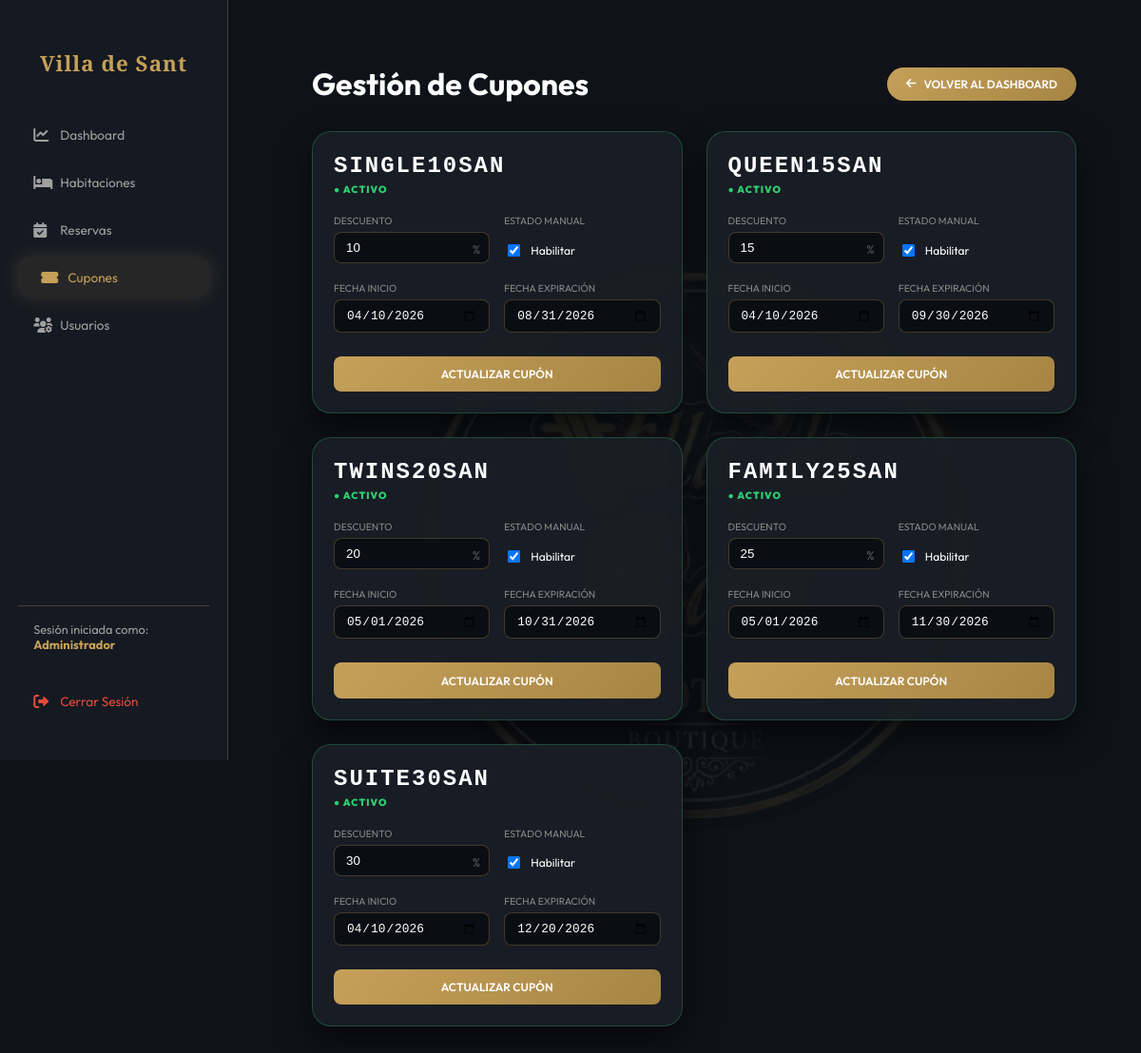
/?action=admin-cupones (signed in), run on the app's committed database.
### tables this page shows
CREATE TABLE IF NOT EXISTS cupones (
    id INT AUTO_INCREMENT PRIMARY KEY,
    habitacion_tipo VARCHAR(50) DEFAULT NULL COMMENT 'Aplica a todo un tipo. NULL = global',
    codigo VARCHAR(20) UNIQUE NOT NULL,
    descuento INT NOT NULL,
    fecha_inicio DATE NOT NULL,
    fecha_fin DATE NOT NULL,
    activo BOOLEAN DEFAULT TRUE,
    created_at TIMESTAMP DEFAULT CURRENT_TIMESTAMP
);

### controllers/AdminController.php (called while the page is built, shortened)
<?php
class AdminController {
    public function cupones() {
        require_once 'views/admin/cupones.php';
    }
}
?>

### views/admin/cupones.php (the view, shortened to what this page needs)
<?php
$db = (new Database())->getConnection();
$cupones = $db->query("SELECT * FROM cupones ORDER BY created_at DESC")->fetchAll(PDO::FETCH_ASSOC);
include_once "views/layouts/admin_header.php";
?>
<div class="admin-container" style="color: white; padding: 20px;">
    <div style="display: flex; justify-content: space-between; align-items: center; margin-bottom: 30px; flex-wrap: wrap; gap: 15px;">
        <h2 class="serif gold-text" style="font-size: clamp(1.4rem, 4vw, 2rem); margin: 0;">Gestión de Cupones</h2>
        <a href="index.php?action=dashboard" class="btn-gold" style="padding: 10px 20px; font-size: 0.75rem; border-radius: 50px;">
            <i class="fas fa-arrow-left"></i> VOLVER AL DASHBOARD
        </a>
    </div>
    <div style="display: grid; grid-template-columns: repeat(auto-fill, minmax(320px, 1fr)); gap: 25px;">
        <?php foreach ($cupones as $cup):
            $today = date('Y-m-d');
            $is_expired = ($cup['fecha_fin'] < $today);
            $status_color = ($cup['activo'] && !$is_expired) ? '#2ecc71' : '#e74c3c';
            $status_label = $cup['activo'] ? ($is_expired ? 'EXPIRADO (INACTIVO)' : 'ACTIVO') : 'DESACTIVADO';
        ?>
        <div class="glass-card" style="padding: 22px; position: relative; border-color: <?php echo $status_color; ?>44;">
            <div style="margin-bottom: 20px;">
                <div style="font-family: 'Space Mono', monospace; font-size: 1.5rem; color: var(--primary-gold); font-weight: 800; letter-spacing: 2px;">
                    <?php echo htmlspecialchars($cup['codigo']); ?>
                </div>
                <div style="font-size: 0.65rem; color: <?php echo $status_color; ?>; font-weight: 900; letter-spacing: 1px; margin-top: 5px;">
                    ● <?php echo $status_label; ?>
                </div>
            </div>
            <form method="POST">
                <div style="display: grid; grid-template-columns: 1fr 1fr; gap: 15px; margin-bottom: 15px;">
                    <div>
                        <label style="display: block; font-size: 0.65rem; color: #888; margin-bottom: 5px;">DESCUENTO</label>
                        <div style="position: relative;">
                            <input type="number" name="descuento" value="<?php echo $cup['descuento']; ?>" style="width: 100%; padding-right: 25px;">
                            <span style="position: absolute; right: 10px; top: 10px; color: #555;">%</span>
                        </div>
                    </div>
                    <div>
                        <label style="display: block; font-size: 0.65rem; color: #888; margin-bottom: 5px;">ESTADO MANUAL</label>
                        <div style="display: flex; align-items: center; gap: 8px; height: 38px;">
                            <input type="checkbox" name="activo" id="act-<?php echo $cup['id']; ?>" <?php echo $cup['activo'] ? 'checked' : ''; ?> style="width: auto;">
                            <label for="act-<?php echo $cup['id']; ?>" style="font-size: 0.75rem;">Habilitar</label>
                        </div>
                    </div>
                </div>
                <div style="display: grid; grid-template-columns: 1fr 1fr; gap: 15px; margin-bottom: 25px;">
                    <div>
                        <label style="display: block; font-size: 0.65rem; color: #888; margin-bottom: 5px;">FECHA INICIO</label>
                        <input type="date" name="fecha_inicio" value="<?php echo $cup['fecha_inicio']; ?>" style="width: 100%; font-size: 0.8rem;">
                    </div>
                    <div>
                        <label style="display: block; font-size: 0.65rem; color: #888; margin-bottom: 5px;">FECHA EXPIRACIÓN</label>
                        <input type="date" name="fecha_fin" value="<?php echo $cup['fecha_fin']; ?>" style="width: 100%; font-size: 0.8rem; border-color: <?php echo $is_expired ? '#e74c3c' : 'rgba(197, 160, 89, 0.3)'; ?>;">
                    </div>
                </div>
                <button type="submit" name="save_coupon" class="btn-gold" style="width: 100%; justify-content: center; font-size: 0.75rem;">
                    ACTUALIZAR CUPÓN
                </button>
            </form>
        </div>
        <?php endforeach; ?>
    </div>
</div>
<?php include_once "views/layouts/admin_header.php"; ?>

### assets/css/admin.css (style rules this page uses)
:root { --primary: #c5a059; --primary-dark: #a68544; --bg-dark: #0f1218; --bg-sidebar: #151921; --card-bg: rgba(26, 30, 38, 0.9); --text: #e0e0e0; --text-muted: #a0a0a0; --gold-glow: 0 0 20px rgba(197, 160, 89, 0.2); --gold-border: rgba(197, 160, 89, 0.3); }
html, body { margin: 0; padding: 0; width: 100%; max-width: 100vw; overflow-x: hidden; scroll-behavior: smooth; -webkit-font-smoothing: antialiased; }
* { box-sizing: border-box; }
body { font-family: 'Outfit', sans-serif; background-color: var(--bg-dark); color: var(--text); display: flex; min-height: 100vh; font-size: 0.8rem; }
body::before { content: ''; position: fixed; top: 50%; left: calc(50% + 130px); transform: translate(-50%, -50%); width: 600px; height: 600px; background: url('../img/logo.png') no-repeat center; background-size: contain; opacity: 0.09; z-index: -1; pointer-events: none; }
.glass-card { background: var(--card-bg); backdrop-filter: blur(12px); border: 1px solid var(--gold-border); border-radius: 20px; padding: 2rem; box-shadow: 0 15px 35px rgba(0, 0, 0, 0.6); width: 100%; }
.btn-gold { background: linear-gradient(135deg, var(--primary), var(--primary-dark)); color: white; border: none; padding: 0.7rem 1.2rem; border-radius: 8px; font-family: 'Outfit', sans-serif; font-weight: 600; cursor: pointer; transition: all 0.3s; text-decoration: none; display: inline-flex; align-items: center; gap: 8px; font-size: 0.8rem; }
select, input { background: #0a0e14; border: 1px solid var(--gold-border); color: white; padding: 8px 12px; border-radius: 8px; outline: none; }

### data on the page
cupones: codigo "SINGLE10SAN", status_label "ACTIVO", descuento "10", activo "☑", fecha_inicio "04/10/2026", fecha_fin "08/31/2026"
cupones: codigo "QUEEN15SAN", status_label "ACTIVO", descuento "15", activo "☑", fecha_inicio "04/10/2026", fecha_fin "09/30/2026"
cupones: codigo "TWINS20SAN", status_label "ACTIVO", descuento "20", activo "☑", fecha_inicio "05/01/2026", fecha_fin "10/31/2026"
cupones: codigo "FAMILY25SAN", status_label "ACTIVO", descuento "25", activo "☑", fecha_inicio "05/01/2026", fecha_fin "11/30/2026"
cupones: codigo "SUITE30SAN", status_label "ACTIVO", descuento "30", activo "☑", fecha_inicio "04/10/2026", fecha_fin "12/20/2026"

### other printed values
$_SESSION['nombre'] "Administrador"
